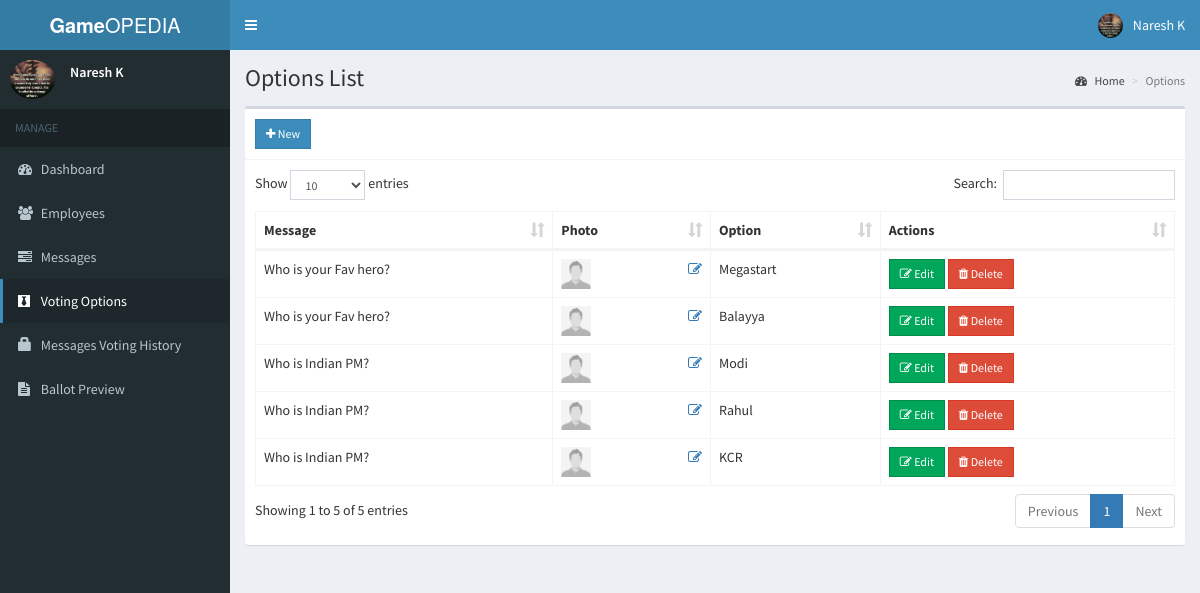
Page /admin/options.php (signed in) on the committed database.
### tables this page shows
CREATE TABLE `options` (
  `id` int(11) NOT NULL AUTO_INCREMENT,
  `message_id` int(11) NOT NULL,
  `option_data` text NOT NULL,
  `photo` varchar(150) NOT NULL,
  `created` TIMESTAMP DEFAULT CURRENT_TIMESTAMP ON UPDATE CURRENT_TIMESTAMP,
    PRIMARY KEY (`id`)
);

CREATE TABLE `messages` (
  `id` int(11) NOT NULL AUTO_INCREMENT,
  `description` text NOT NULL,
  `priority` int(11) NOT NULL,
  `created` TIMESTAMP DEFAULT CURRENT_TIMESTAMP ON UPDATE CURRENT_TIMESTAMP,
    PRIMARY KEY (`id`)
);

### admin/includes/session.php (called while the page is built, shortened)
<?php
	include 'includes/conn.php';
	$sql = "SELECT * FROM admin WHERE id = '".$_SESSION['admin']."'";
	$query = $conn->query($sql);
	$user = $query->fetch_assoc();
?>

### admin/options.php (the view, shortened to what this page needs)
<?php include 'includes/session.php'; ?>
<?php include 'includes/header.php'; ?>
<body class="hold-transition skin-blue sidebar-mini">
  <div class="wrapper">
    <?php include 'includes/navbar.php'; ?>
    <?php include 'includes/menubar.php'; ?>
    <div class="content-wrapper">
      <section class="content-header">
        <h1>
          Options List
        </h1>
        <ol class="breadcrumb">
          <li><a href="#"><i class="fa fa-dashboard"></i> Home</a></li>
          <li class="active">Options</li>
        </ol>
      </section>
      <section class="content">
        <div class="row">
          <div class="col-xs-12">
            <div class="box">
              <div class="box-header with-border">
                <a href="#addnew" data-toggle="modal" class="btn btn-primary btn-sm btn-flat"><i class="fa fa-plus"></i> New</a>
              </div>
              <div class="box-body">
                <table id="example1" class="table table-bordered">
                  <thead>
                    <th>Message</th>
                    <th>Photo</th>
                    <th>Option</th>
                    <th>Actions</th>
                  </thead>
                  <tbody>
                    <?php
                    $sql = "SELECT *, options.id AS canid FROM options LEFT JOIN messages ON messages.id=options.message_id ORDER BY messages.priority ASC";
                    $query = $conn->query($sql);
                    while ($row = $query->fetch_assoc()) {
                      $image = (!empty($row['photo'])) ? '../images/' . $row['photo'] : '../images/profile.jpg';
                      echo "
                        <tr>
                          <td class='hidden'></td>
                          <td>" . $row['description'] . "</td>
                          <td>
                            <img src='" . $image . "' width='30px' height='30px'>
                            <a href='#edit_photo' data-toggle='modal' class='pull-right photo' data-id='" . $row['canid'] . "'><span class='fa fa-edit'></span></a>
                          </td>
                          <td>" . $row['option_data'] . "</td>
                          <td>
                            <button class='btn btn-success btn-sm edit btn-flat' data-id='" . $row['canid'] . "'><i class='fa fa-edit'></i> Edit</button>
                            <button class='btn btn-danger btn-sm delete btn-flat' data-id='" . $row['canid'] . "'><i class='fa fa-trash'></i> Delete</button>
                          </td>
                        </tr>
                      ";
                    }
                    ?>
                  </tbody>
                </table>
              </div>
            </div>
          </div>
        </div>
      </section>
    </div>
  </div>
</body>
</html>

### admin/includes/header.php (shortened to what this page needs)
<!DOCTYPE html>
<html>
<head>
  <link rel="stylesheet" href="../bower_components/bootstrap/dist/css/bootstrap.min.css">
  <link rel="stylesheet" href="../plugins/iCheck/all.css">
  <link rel="stylesheet" href="../bower_components/font-awesome/css/font-awesome.min.css">
  <link rel="stylesheet" href="../dist/css/AdminLTE.min.css">
  <link rel="stylesheet" href="../bower_components/datatables.net-bs/css/dataTables.bootstrap.min.css">
  <link rel="stylesheet" href="../bower_components/bootstrap-daterangepicker/daterangepicker.css">
  <link rel="stylesheet" href="../plugins/timepicker/bootstrap-timepicker.min.css">
  <link rel="stylesheet" href="../bower_components/bootstrap-datepicker/dist/css/bootstrap-datepicker.min.css">
  <link rel="stylesheet" href="../dist/css/skins/_all-skins.min.css">
</head>

### admin/includes/navbar.php (shortened to what this page needs)
<header class="main-header">
  <a href="#" class="logo">
    <span class="logo-lg"><b>Game</b>OPEDIA</span>
  </a>
  <nav class="navbar navbar-static-top">
    <a href="#" class="sidebar-toggle" data-toggle="push-menu" role="button">
    </a>
    <div class="navbar-custom-menu">
      <ul class="nav navbar-nav">
        <li class="dropdown user user-menu">
          <a href="#" class="dropdown-toggle" data-toggle="dropdown">
            <img src="<?php echo (!empty($user['photo'])) ? '../images/' . $user['photo'] : '../images/profile.jpg'; ?>" class="user-image" alt="User Image">
            <span class="hidden-xs"><?php echo $user['firstname'] . ' ' . $user['lastname']; ?></span>
          </a>
        </li>
      </ul>
    </div>
  </nav>
</header>

### admin/includes/menubar.php
<aside class="main-sidebar">
  <section class="sidebar">
    <div class="user-panel">
      <div class="pull-left image">
        <img src="<?php echo (!empty($user['photo'])) ? '../images/' . $user['photo'] : '../images/profile.jpg'; ?>" class="img-circle" alt="User Image">
      </div>
      <div class="pull-left info">
        <p><?php echo $user['firstname'] . ' ' . $user['lastname']; ?></p>
      </div>
    </div>
    <ul class="sidebar-menu" data-widget="tree">
      <li class="header">MANAGE</li>
      <li class=""><a href="home.php"><i class="fa fa-dashboard"></i> <span>Dashboard</span></a></li>
      <li class=""><a href="employees.php"><i class="fa fa-users"></i> <span>Employees</span></a></li>
      <li class=""><a href="messages.php"><i class="fa fa-tasks"></i> <span>Messages</span></a></li>
      <li class=""><a href="options.php"><i class="fa fa-black-tie"></i> <span>Voting Options</span></a></li>
      <li class=""><a href="votes.php"><span class="glyphicon glyphicon-lock"></span> <span>Messages Voting History</span></a></li>
      <li class=""><a href="ballot.php"><i class="fa fa-file-text"></i> <span>Ballot Preview</span></a></li>
    </ul>
  </section>
</aside>

### rows in the picture
options: message.description "Who is your Fav hero?", option_data "Megastart"
options: message.description "Who is your Fav hero?", option_data "Balayya"
options: message.description "Who is Indian PM?", option_data "Modi"
options: message.description "Who is Indian PM?", option_data "Rahul"
options: message.description "Who is Indian PM?", option_data "KCR"

### other values in the picture
$user['firstname'] "Naresh"
$user['lastname'] "K"
